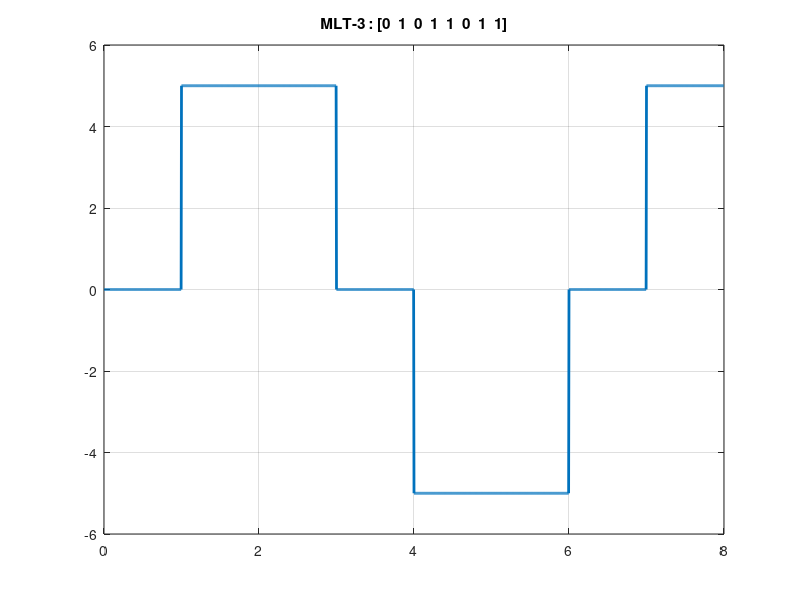

MATLAB code to generate this figure:
clc;
close all;
clear all;

bits = [0,1,0,1,1,0,1,1]; %8

bitrate = 1;
voltage = 5;
temp = 0;
lastLevel = 0;

T = length(bits)/bitrate; %total time for bit sequence
n = 200; %sample per bit
N = n * T; %total sample
dt = T / N; %sampling time
t = 0:dt:T-dt; %every time instance
y = zeros(1,length(t)); %output signal

%modulation
for i = 0 : length(bits) - 1
  if(bits(i+1) == 1)
    temp++;
    if(rem(temp,4) == 1)
    y(i * n + 1 : (i + 1) * n) = voltage;
    lastLevel = voltage;
    elseif(rem(temp,4) == 3)
    y(i * n + 1 : (i + 1) * n) = -voltage;
    lastLevel = -voltage;
    else
    y(i * n + 1 : (i + 1) * n) = 0;
    lastLevel = 0;
    endif
  else
    y(i * n + 1 : (i + 1) * n) = lastLevel;
  endif
end

plot(t,y,'LineWidth',2);
axis([0 T -voltage-1 voltage+1]);
grid on;
title(['MLT-3 : [' num2str(bits) ']']);

%demodulation
lastLevel = 0;
for i = 1 : length(t)
  if(rem(i,n) == 0 && y(i) == lastLevel)
      receiving_bits(i / n) = 0;
    elseif(rem(i,n) == 0)
      receiving_bits(i / n) = 1;
      lastLevel = y(i);
  endif
end
%disp("OK DUCK");
disp(receiving_bits);
